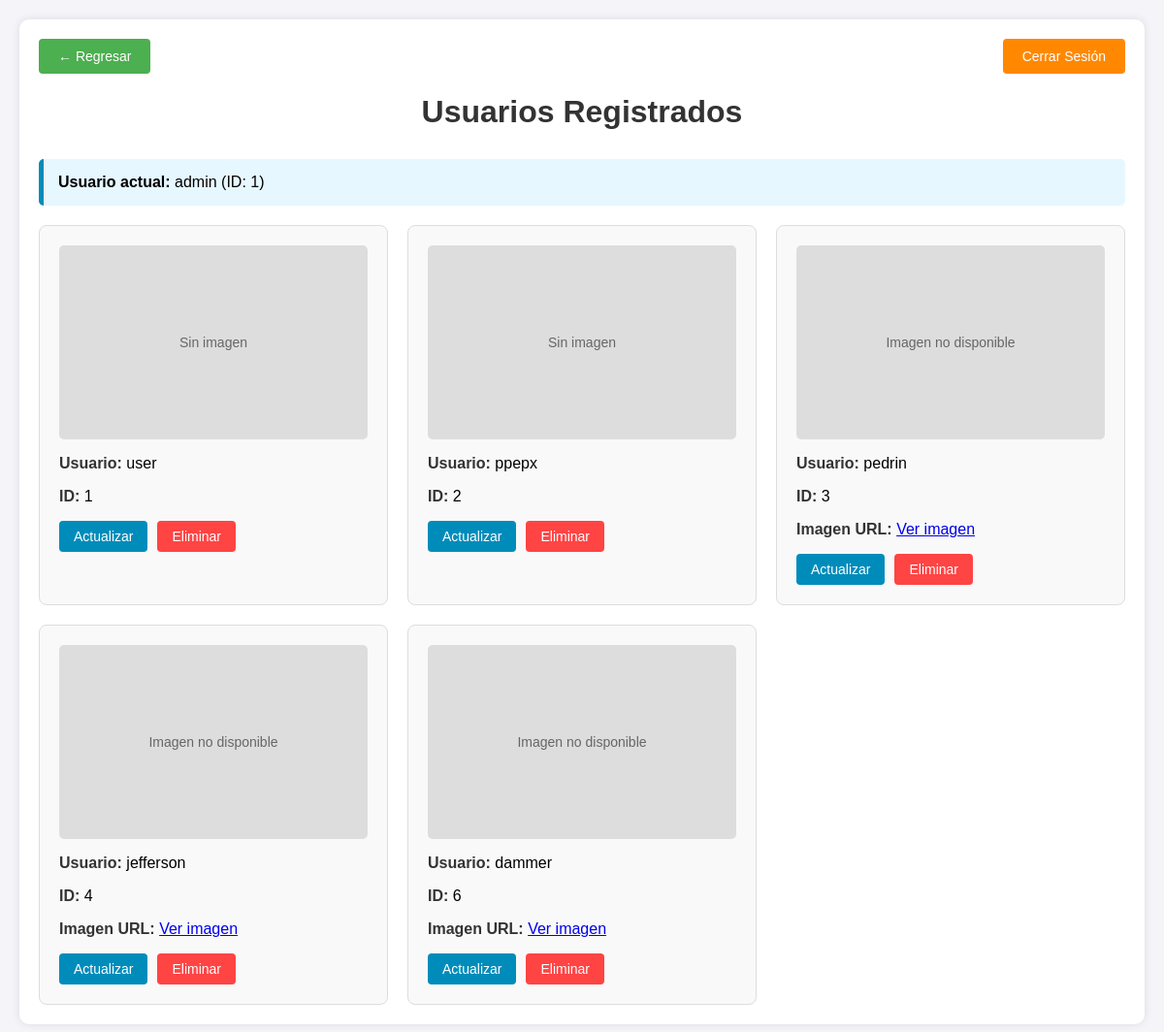
Page /usuarios/ (signed in) on the committed database.
### miapp/models.py (models this page shows, shortened)
class Practica(models.Model):
    username = models.CharField(max_length=150, unique=True)
    password = models.CharField(max_length=128)
    image_url = models.URLField(max_length=500, blank=True, null=True)

### miapp/views.py (the view)
# urls.py: path("usuarios/", views.usuarios_registrados, name="usuarios_registrados"),
def usuarios_registrados(request):
    if 'usuario_id' not in request.session:
        return redirect('login')
    usuarios = Practica.objects.all()
    usuario_actual = {
        'id': request.session.get('usuario_id'),
        'nombre': request.session.get('usuario_nombre')
    }
    return render(request, 'usuarios.html', {
        'usuarios': usuarios,
        'usuario_actual': usuario_actual
    })

### miapp/templates/usuarios.html (shortened to what this page needs)
<!DOCTYPE html>
<html lang="en">
<head>
</head>
<body>
    <div class="container">
        <div class="header-botones">
            <a href="{% url 'login' %}" class="btn btn-regresar">← Regresar</a>
            <a href="{% url 'logout' %}" class="btn btn-logout">Cerrar Sesión</a>
        </div>
        <h1>Usuarios Registrados</h1>
        <div class="usuario-actual">
            <strong>Usuario actual:</strong> {{ usuario_actual.nombre }} (ID: {{ usuario_actual.id }})
        </div>
        <div class="usuarios-grid">
            {% for usuario in usuarios %}
            <div class="usuario-card">
                {% if usuario.image_url %}
                    <div class="usuario-imagen default-image" style="display: none;">
                        Imagen no disponible
                    </div>
                {% else %}
                    <div class="usuario-imagen default-image">
                        Sin imagen
                    </div>
                {% endif %}
                <div class="usuario-info">
                    <p><strong>Usuario:</strong> {{ usuario.username }}</p>
                    <p><strong>ID:</strong> {{ usuario.id }}</p>
                    {% if usuario.image_url %}
                        <p><strong>Imagen URL:</strong> <a href="{{ usuario.image_url }}" target="_blank">Ver imagen</a></p>
                    {% endif %}
                </div>
                <div class="acciones">
                    <a href="{% url 'actualizar_usuario' usuario.id %}" class="btn btn-actualizar">Actualizar</a>
                    <a href="{% url 'eliminar_usuario' usuario.id %}" class="btn btn-eliminar"
                       onclick="return confirm('¿Estás seguro de eliminar a {{ usuario.username }}?')">
                       Eliminar
                    </a>
                </div>
            </div>
            {% empty %}
            <p style="grid-column: 1 / -1; text-align: center; color: #666;">
                No hay usuarios registrados.
            </p>
            {% endfor %}
        </div>
    </div>
</body>
</html>

### miapp/templates/usuarios.html (style rules this page uses)
body { font-family: Arial, sans-serif; background-color: #f4f4f9; margin: 0; padding: 20px; }
.container { max-width: 1200px; margin: 0 auto; background-color: white; padding: 20px; border-radius: 10px; box-shadow: 0 0 10px rgba(0,0,0,0.1); }
h1 { text-align: center; color: #333; margin-bottom: 30px; }
.usuario-actual { background-color: #e6f7ff; padding: 15px; border-radius: 5px; margin-bottom: 20px; border-left: 5px solid #008CBA; }
.usuarios-grid { display: grid; grid-template-columns: repeat(auto-fill, minmax(300px, 1fr)); gap: 20px; }
.usuario-card { border: 1px solid #ddd; border-radius: 8px; padding: 20px; background-color: #f9f9f9; transition: transform 0.3s; }
.usuario-imagen { width: 100%; height: 200px; object-fit: cover; border-radius: 5px; margin-bottom: 15px; background-color: #eee; }
.default-image { display: flex; align-items: center; justify-content: center; background-color: #ddd; color: #666; font-size: 14px; }
.usuario-info { margin-bottom: 15px; }
.usuario-info strong { color: #333; }
.acciones { display: flex; gap: 10px; margin-top: 15px; }
.btn { padding: 8px 15px; border: none; border-radius: 4px; cursor: pointer; text-decoration: none; font-size: 14px; display: inline-block; }
.btn-eliminar { background-color: #ff4444; color: white; }
.btn-actualizar { background-color: #008CBA; color: white; }
.btn-logout { background-color: #ff8800; color: white; padding: 10px 20px; float: right; }
.btn-regresar { background-color: #4CAF50; color: white; padding: 10px 20px; }
.header-botones { display: flex; justify-content: space-between; margin-bottom: 20px; }

### rows in the picture
Practica: shows "Sin imagen", username "user", id "1"
Practica: shows "Sin imagen", username "ppepx", id "2"
Practica: username "pedrin", id "3"
Practica: username "jefferson", id "4"
Practica: username "dammer", id "6"

### other values in the picture
{{ usuario_actual.nombre }} "admin"
{{ usuario_actual.id }} "1"
